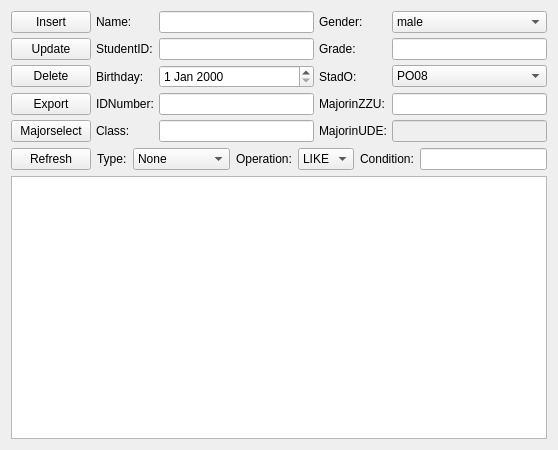
<?xml version="1.0" encoding="UTF-8"?>
<ui version="4.0">
 <class>StudentEditor</class>
 <widget class="QWidget" name="StudentEditor">
  <property name="geometry">
   <rect>
    <x>0</x>
    <y>0</y>
    <width>558</width>
    <height>450</height>
   </rect>
  </property>
  <property name="windowTitle">
   <string>Form</string>
  </property>
  <layout class="QVBoxLayout" name="verticalLayout">
   <item>
    <layout class="QGridLayout" name="gridLayout">
     <property name="spacing">
      <number>5</number>
     </property>
     <item row="3" column="0">
      <widget class="QPushButton" name="ExportButton">
       <property name="text">
        <string>Export</string>
       </property>
      </widget>
     </item>
     <item row="0" column="0">
      <widget class="QPushButton" name="InsertButton">
       <property name="text">
        <string>Insert</string>
       </property>
      </widget>
     </item>
     <item row="1" column="0">
      <widget class="QPushButton" name="UpdateButton">
       <property name="text">
        <string>Update</string>
       </property>
      </widget>
     </item>
     <item row="0" column="3">
      <widget class="QLabel" name="label_6">
       <property name="text">
        <string>Gender:</string>
       </property>
      </widget>
     </item>
     <item row="2" column="0">
      <widget class="QPushButton" name="deleteButton">
       <property name="text">
        <string>Delete</string>
       </property>
      </widget>
     </item>
     <item row="0" column="1">
      <widget class="QLabel" name="label">
       <property name="text">
        <string>Name:</string>
       </property>
      </widget>
     </item>
     <item row="1" column="1">
      <widget class="QLabel" name="label_2">
       <property name="text">
        <string>StudentID:</string>
       </property>
      </widget>
     </item>
     <item row="2" column="1">
      <widget class="QLabel" name="label_3">
       <property name="text">
        <string>Birthday:</string>
       </property>
      </widget>
     </item>
     <item row="2" column="2">
      <widget class="QDateEdit" name="dateEdit"/>
     </item>
     <item row="4" column="1">
      <widget class="QLabel" name="label_5">
       <property name="text">
        <string>Class:</string>
       </property>
      </widget>
     </item>
     <item row="1" column="2">
      <widget class="QLineEdit" name="STDIDEdit"/>
     </item>
     <item row="0" column="2">
      <widget class="QLineEdit" name="NameEdit"/>
     </item>
     <item row="3" column="1">
      <widget class="QLabel" name="label_4">
       <property name="text">
        <string>IDNumber:</string>
       </property>
      </widget>
     </item>
     <item row="3" column="2">
      <widget class="QLineEdit" name="IDEdit"/>
     </item>
     <item row="4" column="2">
      <widget class="QLineEdit" name="ClassEdit"/>
     </item>
     <item row="0" column="4">
      <widget class="QComboBox" name="GenderBox">
       <item>
        <property name="text">
         <string>male</string>
        </property>
       </item>
       <item>
        <property name="text">
         <string>female</string>
        </property>
       </item>
      </widget>
     </item>
     <item row="1" column="3">
      <widget class="QLabel" name="label_7">
       <property name="text">
        <string>Grade:</string>
       </property>
      </widget>
     </item>
     <item row="1" column="4">
      <widget class="QLineEdit" name="GradeEdit"/>
     </item>
     <item row="2" column="3">
      <widget class="QLabel" name="label_8">
       <property name="text">
        <string>StadO:</string>
       </property>
      </widget>
     </item>
     <item row="2" column="4">
      <widget class="QComboBox" name="stdoBox">
       <item>
        <property name="text">
         <string>PO08</string>
        </property>
       </item>
       <item>
        <property name="text">
         <string>PO15</string>
        </property>
       </item>
      </widget>
     </item>
     <item row="3" column="3">
      <widget class="QLabel" name="label_9">
       <property name="text">
        <string>MajorinZZU:</string>
       </property>
      </widget>
     </item>
     <item row="3" column="4">
      <widget class="QLineEdit" name="ZZUEdit"/>
     </item>
     <item row="4" column="3">
      <widget class="QLabel" name="label_10">
       <property name="text">
        <string>MajorinUDE:</string>
       </property>
      </widget>
     </item>
     <item row="4" column="4">
      <widget class="QLineEdit" name="UDEEdit">
       <property name="enabled">
        <bool>false</bool>
       </property>
      </widget>
     </item>
     <item row="4" column="0">
      <widget class="QPushButton" name="MajorButton">
       <property name="text">
        <string>Majorselect</string>
       </property>
      </widget>
     </item>
    </layout>
   </item>
   <item>
    <layout class="QGridLayout" name="gridLayout_2">
     <item row="0" column="0">
      <widget class="QPushButton" name="REFButton">
       <property name="text">
        <string>Refresh</string>
       </property>
      </widget>
     </item>
     <item row="0" column="5">
      <widget class="QLabel" name="label_13">
       <property name="text">
        <string>Condition:</string>
       </property>
      </widget>
     </item>
     <item row="0" column="3">
      <widget class="QLabel" name="label_12">
       <property name="text">
        <string>Operation:</string>
       </property>
      </widget>
     </item>
     <item row="0" column="4">
      <widget class="QComboBox" name="OperationBox">
       <item>
        <property name="text">
         <string>LIKE</string>
        </property>
       </item>
       <item>
        <property name="text">
         <string>==</string>
        </property>
       </item>
      </widget>
     </item>
     <item row="0" column="2">
      <widget class="QComboBox" name="FilterTypeBox">
       <item>
        <property name="text">
         <string>None</string>
        </property>
       </item>
       <item>
        <property name="text">
         <string>Name</string>
        </property>
       </item>
       <item>
        <property name="text">
         <string>StudentID</string>
        </property>
       </item>
       <item>
        <property name="text">
         <string>IDNumber</string>
        </property>
       </item>
       <item>
        <property name="text">
         <string>Gender</string>
        </property>
       </item>
       <item>
        <property name="text">
         <string>StadO</string>
        </property>
       </item>
       <item>
        <property name="text">
         <string>MajorinZZU</string>
        </property>
       </item>
       <item>
        <property name="text">
         <string>MajorinUDE</string>
        </property>
       </item>
      </widget>
     </item>
     <item row="0" column="1">
      <widget class="QLabel" name="label_11">
       <property name="text">
        <string>Type:</string>
       </property>
      </widget>
     </item>
     <item row="0" column="6">
      <widget class="QLineEdit" name="ConditionEdit"/>
     </item>
    </layout>
   </item>
   <item>
    <widget class="QTableView" name="tableView">
     <property name="editTriggers">
      <set>QAbstractItemView::NoEditTriggers</set>
     </property>
     <property name="selectionMode">
      <enum>QAbstractItemView::SingleSelection</enum>
     </property>
     <property name="selectionBehavior">
      <enum>QAbstractItemView::SelectRows</enum>
     </property>
    </widget>
   </item>
  </layout>
 </widget>
 <resources/>
 <connections/>
</ui>
